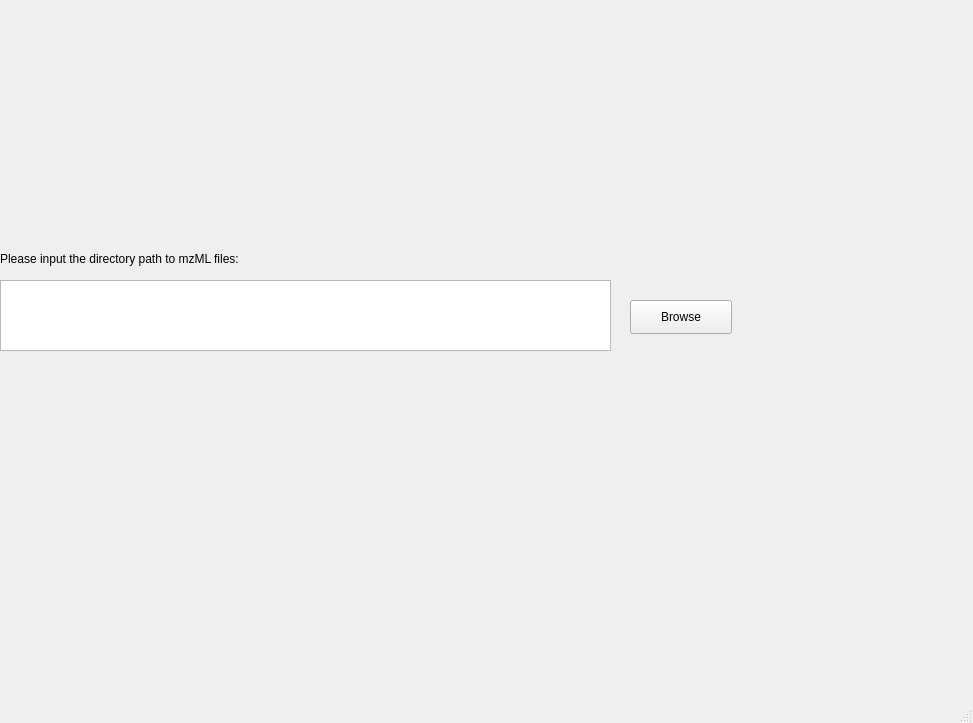
<?xml version="1.0" encoding="UTF-8"?>
<ui version="4.0">
 <class>MainWindow</class>
 <widget class="QMainWindow" name="MainWindow">
  <property name="geometry">
   <rect>
    <x>0</x>
    <y>0</y>
    <width>973</width>
    <height>723</height>
   </rect>
  </property>
  <property name="sizePolicy">
   <sizepolicy hsizetype="Maximum" vsizetype="Maximum">
    <horstretch>0</horstretch>
    <verstretch>0</verstretch>
   </sizepolicy>
  </property>
  <property name="windowTitle">
   <string>MainWindow</string>
  </property>
  <widget class="QWidget" name="centralwidget">
   <widget class="QPushButton" name="browseButton">
    <property name="geometry">
     <rect>
      <x>630</x>
      <y>300</y>
      <width>102</width>
      <height>34</height>
     </rect>
    </property>
    <property name="text">
     <string>Browse</string>
    </property>
   </widget>
   <widget class="QListView" name="input_list">
    <property name="geometry">
     <rect>
      <x>0</x>
      <y>280</y>
      <width>611</width>
      <height>71</height>
     </rect>
    </property>
   </widget>
   <widget class="QLabel" name="input_label">
    <property name="geometry">
     <rect>
      <x>0</x>
      <y>250</y>
      <width>451</width>
      <height>18</height>
     </rect>
    </property>
    <property name="text">
     <string>Please input the directory path to mzML files:</string>
    </property>
   </widget>
   <widget class="QLabel" name="logo">
    <property name="geometry">
     <rect>
      <x>0</x>
      <y>-10</y>
      <width>991</width>
      <height>231</height>
     </rect>
    </property>
    <property name="text">
     <string>&lt;html&gt;&lt;head/&gt;&lt;body&gt;&lt;p&gt;&lt;img src=&quot;:/logo/logo-preprocess.png&quot;/&gt;&lt;/p&gt;&lt;/body&gt;&lt;/html&gt;</string>
    </property>
   </widget>
   <widget class="QLabel" name="progress_window">
    <property name="geometry">
     <rect>
      <x>20</x>
      <y>440</y>
      <width>931</width>
      <height>271</height>
     </rect>
    </property>
    <property name="text">
     <string/>
    </property>
   </widget>
  </widget>
  <widget class="QStatusBar" name="statusbar"/>
 </widget>
 <resources>
  <include location="logo.qrc"/>
 </resources>
 <connections/>
</ui>
